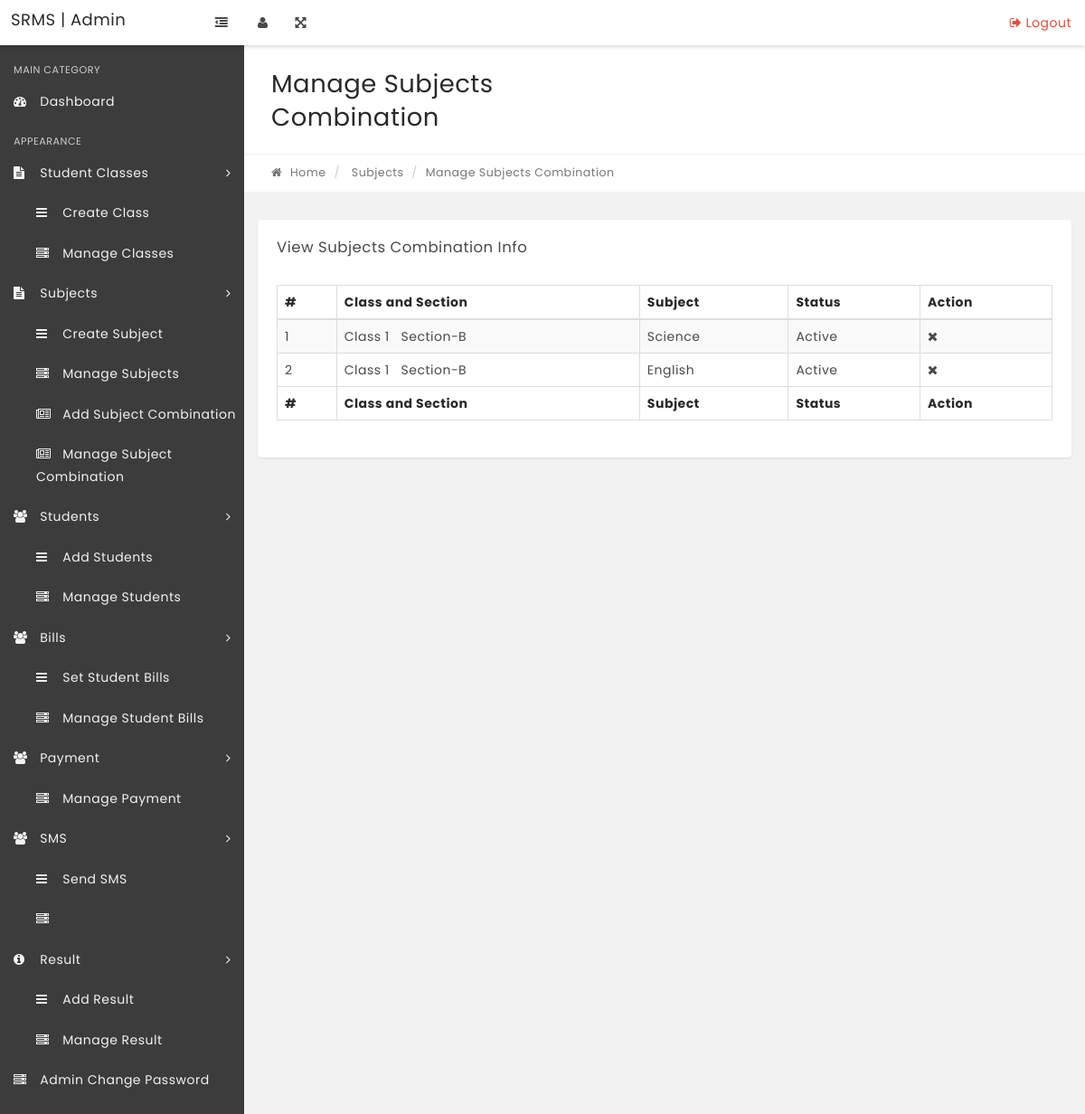
/manage-subjectcombination.php, run on the app's committed database.
### tables this page shows
CREATE TABLE `tblsubjectcombination` (
  `id` int(11) NOT NULL,
  `ClassId` int(11) NOT NULL,
  `SubjectId` int(11) NOT NULL,
  `status` int(1) DEFAULT NULL,
  `CreationDate` timestamp NOT NULL DEFAULT current_timestamp(),
  `Updationdate` timestamp NOT NULL DEFAULT current_timestamp()
);

CREATE TABLE `tblclasses` (
  `id` int(11) NOT NULL,
  `ClassName` varchar(80) DEFAULT NULL,
  `ClassNameNumeric` int(4) NOT NULL,
  `Section` varchar(5) NOT NULL,
  `CreationDate` timestamp NOT NULL DEFAULT current_timestamp(),
  `UpdationDate` timestamp NOT NULL DEFAULT '0000-00-00 00:00:00' ON UPDATE current_timestamp()
);

CREATE TABLE `tblsubjects` (
  `id` int(11) NOT NULL,
  `SubjectName` varchar(100) NOT NULL,
  `SubjectCode` varchar(100) NOT NULL,
  `Creationdate` timestamp NOT NULL DEFAULT current_timestamp(),
  `UpdationDate` timestamp NOT NULL DEFAULT '0000-00-00 00:00:00' ON UPDATE current_timestamp()
);

### manage-subjectcombination.php (the view, shortened to what this page needs)
<?php
include('includes/config.php');
if(strlen($_SESSION['alogin'])=="")
    {
    header("Location: index.php");
    }
    else{
?>
<!DOCTYPE html>
<html lang="en">
    <head>
        <link rel="stylesheet" href="css/bootstrap.min.css" media="screen" >
        <link rel="stylesheet" href="css/font-awesome.min.css" media="screen" >
        <link rel="stylesheet" href="css/animate-css/animate.min.css" media="screen" >
        <link rel="stylesheet" href="css/lobipanel/lobipanel.min.css" media="screen" >
        <link rel="stylesheet" href="css/prism/prism.css" media="screen" >
        <link rel="stylesheet" type="text/css" href="js/DataTables/datatables.min.css"/>
        <link rel="stylesheet" href="css/main.css" media="screen" >
    </head>
    <body class="top-navbar-fixed">
        <div class="main-wrapper">
   <?php include('includes/topbar.php');?>
            <div class="content-wrapper">
                <div class="content-container">
<?php include('includes/leftbar.php');?>
                    <div class="main-page">
                        <div class="container-fluid">
                            <div class="row page-title-div">
                                <div class="col-md-6">
                                    <h2 class="title">Manage Subjects Combination</h2>
                                </div>
                            </div>
                            <div class="row breadcrumb-div">
                                <div class="col-md-6">
                                    <ul class="breadcrumb">
            							<li><a href="dashboard.php"><i class="fa fa-home"></i> Home</a></li>
                                        <li> Subjects</li>
            							<li class="active">Manage Subjects Combination</li>
            						</ul>
                                </div>
                            </div>
                        </div>
                        <section class="section">
                            <div class="container-fluid">
                                <div class="row">
                                    <div class="col-md-12">
                                        <div class="panel">
                                            <div class="panel-heading">
                                                <div class="panel-title">
                                                    <h5>View Subjects Combination Info</h5>
                                                </div>
                                            </div>
                                            <div class="panel-body p-20">
                                                <table id="example" class="display table table-striped table-bordered" cellspacing="0" width="100%">
                                                    <thead>
                                                        <tr>
                                                            <th>#</th>
                                                            <th>Class and Section</th>
                                                            <th>Subject </th>
                                                            <th>Status</th>
                                                            <th>Action</th>
                                                        </tr>
                                                    </thead>
                                                    <tfoot>
                                                        <tr>
                                                          <th>#</th>
                                                            <th>Class and Section</th>
                                                            <th>Subject </th>
                                                            <th>Status</th>
                                                            <th>Action</th>
                                                        </tr>
                                                    </tfoot>
                                                    <tbody>
<?php $sql = "SELECT tblclasses.ClassName,tblclasses.Section,tblsubjects.SubjectName,tblsubjectcombination.id as scid,tblsubjectcombination.status from tblsubjectcombination join tblclasses on tblclasses.id=tblsubjectcombination.ClassId  join tblsubjects on tblsubjects.id=tblsubjectcombination.SubjectId";
$query = $dbh->prepare($sql);
$query->execute();
$results=$query->fetchAll(PDO::FETCH_OBJ);
$cnt=1;
if($query->rowCount() > 0)
{
foreach($results as $result)
{   ?>
<tr>
 <td><?php echo htmlentities($cnt);?></td>
                                                            <td><?php echo htmlentities($result->ClassName);?> &nbsp; Section-<?php echo htmlentities($result->Section);?></td>
                                                            <td><?php echo htmlentities($result->SubjectName);?></td>
                                                             <td><?php $stts=$result->status;
if($stts=='0')
{
	echo htmlentities('Inactive');
}
else
{
	echo htmlentities('Active');
}
                                                             ?></td>
<td>
<?php if($stts=='0')
{ ?>
<a href="manage-subjectcombination.php?acid=<?php echo htmlentities($result->scid);?>" onclick="confirm('do you really want to ativate this subject');"><i class="fa fa-check" title="Acticvate Record"></i> </a><?php } else {?>
<a href="manage-subjectcombination.php?did=<?php echo htmlentities($result->scid);?>" onclick="confirm('do you really want to deativate this subject');"><i class="fa fa-times" title="Deactivate Record"></i> </a>
<?php }?>
</td>
</tr>
<?php $cnt=$cnt+1;}} ?>
                                                    </tbody>
                                                </table>
                                            </div>
                                        </div>
                                    </div>
                                                </div>
                                            </div>
                                        </div>
                                    </div>
                                </div>
                            </div>
    </body>
</html>
<?php } ?>

### data on the page
tblsubjectcombination: tblclasses.ClassName "Class 1", tblclasses.Section "B", tblsubjects.SubjectName "Science"
tblsubjectcombination: tblclasses.ClassName "Class 1", tblclasses.Section "B", tblsubjects.SubjectName "English"
